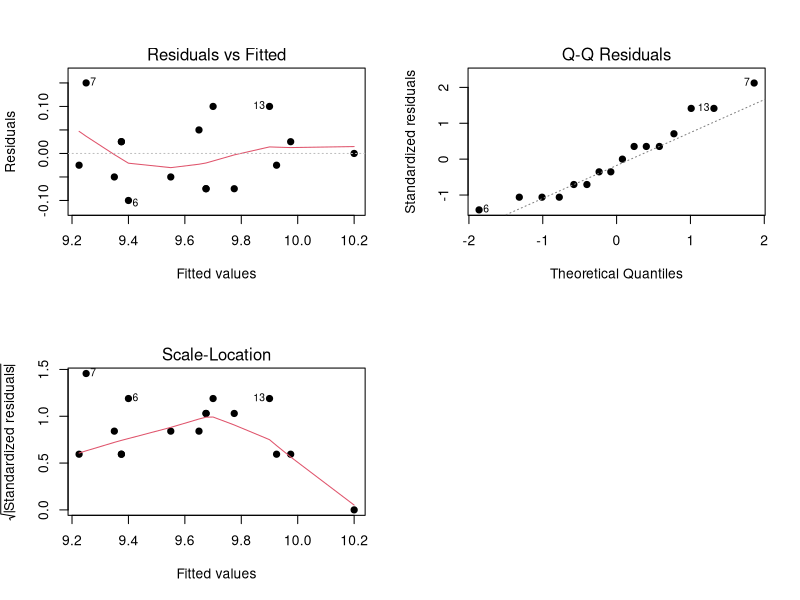

Write R code to recreate this figure.
# Problem -----------------------------------------------------------------

# Suppose we wish to determine whether or not four different tips produce 
# different readings on hardness testing machine.

# Data --------------------------------------------------------------------
y <- c(9.3, 9.4, 9.2, 9.7, 
       9.4, 9.3, 9.4, 9.6,  
       9.6, 9.8, 9.5, 10 , 
       10 , 9.9, 9.7, 10.2)

punta <- c(1, 2, 3, 4,
           1, 2, 3, 4,
           1, 2, 3, 4,
           1, 2, 3, 4)
punta <- as.factor(punta)

lamina <- c(1, 1, 1, 1,
            2, 2, 2, 2,
            3, 3, 3, 3,
            4, 4, 4, 4)
lamina <- as.factor(lamina)

# Anova -------------------------------------------------------------------
mod <- aov(y ~ punta + lamina)
summary(mod)

# Residual analysis -------------------------------------------------------
residuals(mod)  # To obtain residuals

# To plot the first, second and third graphs
par(mfrow=c(2, 2))
plot(mod, 1, pch=19)
plot(mod, 2, pch=19)
plot(mod, 3, pch=19)

# What happens if we do not consider the blocking factor? -----------------
mod2 <- aov(y ~ punta)
summary(mod2)
